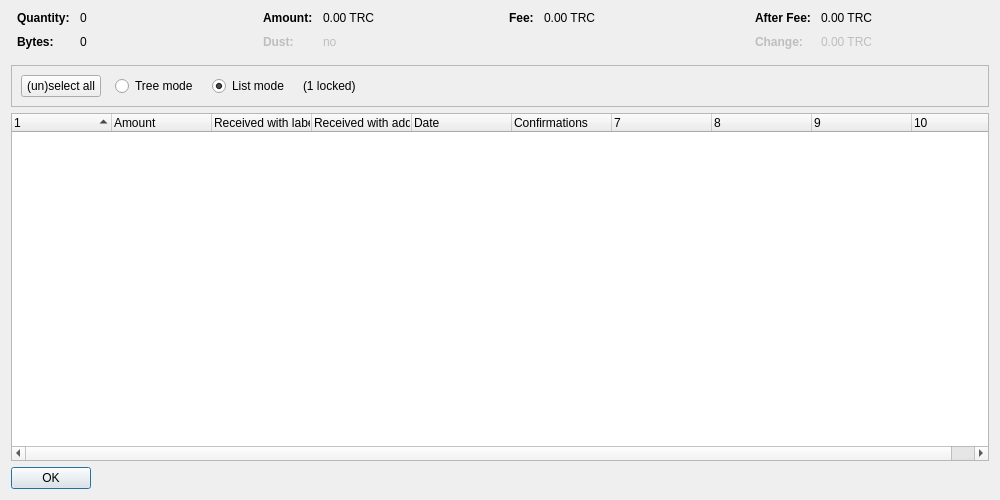
<?xml version="1.0" encoding="UTF-8"?>
<ui version="4.0">
 <class>CoinControlDialog</class>
 <widget class="QDialog" name="CoinControlDialog">
  <property name="geometry">
   <rect>
    <x>0</x>
    <y>0</y>
    <width>1000</width>
    <height>500</height>
   </rect>
  </property>
  <property name="windowTitle">
   <string>Coin Selection</string>
  </property>
  <layout class="QVBoxLayout" name="verticalLayout">
   <item>
    <layout class="QHBoxLayout" name="horizontalLayoutTop" stretch="0,0,0,0">
     <property name="topMargin">
      <number>0</number>
     </property>
     <property name="bottomMargin">
      <number>10</number>
     </property>
     <item>
      <layout class="QFormLayout" name="formLayoutCoinControl1">
       <property name="horizontalSpacing">
        <number>10</number>
       </property>
       <property name="verticalSpacing">
        <number>10</number>
       </property>
       <property name="leftMargin">
        <number>6</number>
       </property>
       <property name="rightMargin">
        <number>6</number>
       </property>
       <item row="0" column="0">
        <widget class="QLabel" name="labelCoinControlQuantityText">
         <property name="font">
          <font>
           <weight>75</weight>
           <bold>true</bold>
          </font>
         </property>
         <property name="text">
          <string>Quantity:</string>
         </property>
        </widget>
       </item>
       <item row="0" column="1">
        <widget class="QLabel" name="labelCoinControlQuantity">
         <property name="cursor">
          <cursorShape>IBeamCursor</cursorShape>
         </property>
         <property name="contextMenuPolicy">
          <enum>Qt::ActionsContextMenu</enum>
         </property>
         <property name="text">
          <string notr="true">0</string>
         </property>
         <property name="textInteractionFlags">
          <set>Qt::LinksAccessibleByMouse|Qt::TextSelectableByKeyboard|Qt::TextSelectableByMouse</set>
         </property>
        </widget>
       </item>
       <item row="1" column="0">
        <widget class="QLabel" name="labelCoinControlBytesText">
         <property name="font">
          <font>
           <weight>75</weight>
           <bold>true</bold>
          </font>
         </property>
         <property name="text">
          <string>Bytes:</string>
         </property>
        </widget>
       </item>
       <item row="1" column="1">
        <widget class="QLabel" name="labelCoinControlBytes">
         <property name="cursor">
          <cursorShape>IBeamCursor</cursorShape>
         </property>
         <property name="contextMenuPolicy">
          <enum>Qt::ActionsContextMenu</enum>
         </property>
         <property name="text">
          <string notr="true">0</string>
         </property>
         <property name="textInteractionFlags">
          <set>Qt::LinksAccessibleByMouse|Qt::TextSelectableByKeyboard|Qt::TextSelectableByMouse</set>
         </property>
        </widget>
       </item>
      </layout>
     </item>
     <item>
      <layout class="QFormLayout" name="formLayoutCoinControl2">
       <property name="horizontalSpacing">
        <number>10</number>
       </property>
       <property name="verticalSpacing">
        <number>10</number>
       </property>
       <property name="leftMargin">
        <number>6</number>
       </property>
       <property name="rightMargin">
        <number>6</number>
       </property>
       <item row="0" column="0">
        <widget class="QLabel" name="labelCoinControlAmountText">
         <property name="font">
          <font>
           <weight>75</weight>
           <bold>true</bold>
          </font>
         </property>
         <property name="text">
          <string>Amount:</string>
         </property>
        </widget>
       </item>
       <item row="0" column="1">
        <widget class="QLabel" name="labelCoinControlAmount">
         <property name="cursor">
          <cursorShape>IBeamCursor</cursorShape>
         </property>
         <property name="contextMenuPolicy">
          <enum>Qt::ActionsContextMenu</enum>
         </property>
         <property name="text">
          <string notr="true">0.00 TRC</string>
         </property>
         <property name="textInteractionFlags">
          <set>Qt::LinksAccessibleByMouse|Qt::TextSelectableByKeyboard|Qt::TextSelectableByMouse</set>
         </property>
        </widget>
       </item>
       <item row="1" column="0">
        <widget class="QLabel" name="labelCoinControlLowOutputText">
         <property name="enabled">
          <bool>false</bool>
         </property>
         <property name="font">
          <font>
           <weight>75</weight>
           <bold>true</bold>
          </font>
         </property>
         <property name="text">
          <string>Dust:</string>
         </property>
        </widget>
       </item>
       <item row="1" column="1">
        <widget class="QLabel" name="labelCoinControlLowOutput">
         <property name="enabled">
          <bool>false</bool>
         </property>
         <property name="cursor">
          <cursorShape>IBeamCursor</cursorShape>
         </property>
         <property name="contextMenuPolicy">
          <enum>Qt::ActionsContextMenu</enum>
         </property>
         <property name="text">
          <string notr="true">no</string>
         </property>
         <property name="textInteractionFlags">
          <set>Qt::LinksAccessibleByMouse|Qt::TextSelectableByKeyboard|Qt::TextSelectableByMouse</set>
         </property>
        </widget>
       </item>
      </layout>
     </item>
     <item>
      <layout class="QFormLayout" name="formLayoutCoinControl3">
       <property name="horizontalSpacing">
        <number>10</number>
       </property>
       <property name="verticalSpacing">
        <number>10</number>
       </property>
       <property name="leftMargin">
        <number>6</number>
       </property>
       <property name="rightMargin">
        <number>6</number>
       </property>
       <item row="0" column="0">
        <widget class="QLabel" name="labelCoinControlFeeText">
         <property name="font">
          <font>
           <weight>75</weight>
           <bold>true</bold>
          </font>
         </property>
         <property name="text">
          <string>Fee:</string>
         </property>
        </widget>
       </item>
       <item row="0" column="1">
        <widget class="QLabel" name="labelCoinControlFee">
         <property name="cursor">
          <cursorShape>IBeamCursor</cursorShape>
         </property>
         <property name="contextMenuPolicy">
          <enum>Qt::ActionsContextMenu</enum>
         </property>
         <property name="text">
          <string notr="true">0.00 TRC</string>
         </property>
         <property name="textInteractionFlags">
          <set>Qt::LinksAccessibleByMouse|Qt::TextSelectableByKeyboard|Qt::TextSelectableByMouse</set>
         </property>
        </widget>
       </item>
      </layout>
     </item>
     <item>
      <layout class="QFormLayout" name="formLayoutCoinControl4">
       <property name="horizontalSpacing">
        <number>10</number>
       </property>
       <property name="verticalSpacing">
        <number>10</number>
       </property>
       <property name="leftMargin">
        <number>6</number>
       </property>
       <property name="rightMargin">
        <number>6</number>
       </property>
       <item row="0" column="0">
        <widget class="QLabel" name="labelCoinControlAfterFeeText">
         <property name="font">
          <font>
           <weight>75</weight>
           <bold>true</bold>
          </font>
         </property>
         <property name="text">
          <string>After Fee:</string>
         </property>
        </widget>
       </item>
       <item row="0" column="1">
        <widget class="QLabel" name="labelCoinControlAfterFee">
         <property name="cursor">
          <cursorShape>IBeamCursor</cursorShape>
         </property>
         <property name="contextMenuPolicy">
          <enum>Qt::ActionsContextMenu</enum>
         </property>
         <property name="text">
          <string notr="true">0.00 TRC</string>
         </property>
         <property name="textInteractionFlags">
          <set>Qt::LinksAccessibleByMouse|Qt::TextSelectableByKeyboard|Qt::TextSelectableByMouse</set>
         </property>
        </widget>
       </item>
       <item row="1" column="0">
        <widget class="QLabel" name="labelCoinControlChangeText">
         <property name="enabled">
          <bool>false</bool>
         </property>
         <property name="font">
          <font>
           <weight>75</weight>
           <bold>true</bold>
          </font>
         </property>
         <property name="text">
          <string>Change:</string>
         </property>
        </widget>
       </item>
       <item row="1" column="1">
        <widget class="QLabel" name="labelCoinControlChange">
         <property name="enabled">
          <bool>false</bool>
         </property>
         <property name="cursor">
          <cursorShape>IBeamCursor</cursorShape>
         </property>
         <property name="contextMenuPolicy">
          <enum>Qt::ActionsContextMenu</enum>
         </property>
         <property name="text">
          <string notr="true">0.00 TRC</string>
         </property>
         <property name="textInteractionFlags">
          <set>Qt::LinksAccessibleByMouse|Qt::TextSelectableByKeyboard|Qt::TextSelectableByMouse</set>
         </property>
        </widget>
       </item>
      </layout>
     </item>
    </layout>
   </item>
   <item>
    <widget class="QFrame" name="frame">
     <property name="minimumSize">
      <size>
       <width>0</width>
       <height>40</height>
      </size>
     </property>
     <property name="frameShape">
      <enum>QFrame::StyledPanel</enum>
     </property>
     <property name="frameShadow">
      <enum>QFrame::Sunken</enum>
     </property>
     <layout class="QHBoxLayout" name="horizontalLayout">
      <item>
       <layout class="QHBoxLayout" name="horizontalLayoutPanel" stretch="0,0,0,0,0">
        <property name="spacing">
         <number>14</number>
        </property>
        <item>
         <widget class="QPushButton" name="pushButtonSelectAll">
          <property name="sizePolicy">
           <sizepolicy hsizetype="Maximum" vsizetype="Fixed">
            <horstretch>0</horstretch>
            <verstretch>0</verstretch>
           </sizepolicy>
          </property>
          <property name="text">
           <string>(un)select all</string>
          </property>
          <property name="autoDefault">
           <bool>false</bool>
          </property>
         </widget>
        </item>
        <item>
         <widget class="QRadioButton" name="radioTreeMode">
          <property name="sizePolicy">
           <sizepolicy hsizetype="Maximum" vsizetype="Fixed">
            <horstretch>0</horstretch>
            <verstretch>0</verstretch>
           </sizepolicy>
          </property>
          <property name="text">
           <string>Tree mode</string>
          </property>
         </widget>
        </item>
        <item>
         <widget class="QRadioButton" name="radioListMode">
          <property name="sizePolicy">
           <sizepolicy hsizetype="Maximum" vsizetype="Fixed">
            <horstretch>0</horstretch>
            <verstretch>0</verstretch>
           </sizepolicy>
          </property>
          <property name="text">
           <string>List mode</string>
          </property>
          <property name="checked">
           <bool>true</bool>
          </property>
         </widget>
        </item>
        <item>
         <widget class="QLabel" name="labelLocked">
          <property name="text">
           <string notr="true">(1 locked)</string>
          </property>
         </widget>
        </item>
        <item>
         <spacer name="horizontalSpacer">
          <property name="orientation">
           <enum>Qt::Horizontal</enum>
          </property>
          <property name="sizeHint" stdset="0">
           <size>
            <width>40</width>
            <height>20</height>
           </size>
          </property>
         </spacer>
        </item>
       </layout>
      </item>
     </layout>
    </widget>
   </item>
   <item>
    <widget class="CoinControlTreeWidget" name="treeWidget">
     <property name="contextMenuPolicy">
      <enum>Qt::CustomContextMenu</enum>
     </property>
     <property name="sortingEnabled">
      <bool>false</bool>
     </property>
     <property name="columnCount">
      <number>10</number>
     </property>
     <attribute name="headerShowSortIndicator" stdset="0">
      <bool>true</bool>
     </attribute>
     <attribute name="headerStretchLastSection">
      <bool>false</bool>
     </attribute>
     <column>
      <property name="text">
       <string/>
      </property>
     </column>
     <column>
      <property name="text">
       <string>Amount</string>
      </property>
     </column>
     <column>
      <property name="text">
       <string>Received with label</string>
      </property>
     </column>
     <column>
      <property name="text">
       <string>Received with address</string>
      </property>
     </column>
     <column>
      <property name="text">
       <string>Date</string>
      </property>
     </column>
     <column>
      <property name="text">
       <string>Confirmations</string>
      </property>
      <property name="toolTip">
       <string>Confirmed</string>
      </property>
     </column>
     <column>
      <property name="text">
       <string/>
      </property>
     </column>
     <column>
      <property name="text">
       <string/>
      </property>
     </column>
     <column>
      <property name="text">
       <string/>
      </property>
     </column>
     <column>
      <property name="text">
       <string/>
      </property>
     </column>
    </widget>
   </item>
   <item>
    <widget class="QDialogButtonBox" name="buttonBox">
     <property name="sizePolicy">
      <sizepolicy hsizetype="Maximum" vsizetype="Fixed">
       <horstretch>0</horstretch>
       <verstretch>0</verstretch>
      </sizepolicy>
     </property>
     <property name="orientation">
      <enum>Qt::Horizontal</enum>
     </property>
     <property name="standardButtons">
      <set>QDialogButtonBox::Ok</set>
     </property>
    </widget>
   </item>
  </layout>
 </widget>
 <customwidgets>
  <customwidget>
   <class>CoinControlTreeWidget</class>
   <extends>QTreeWidget</extends>
   <header>coincontroltreewidget.h</header>
  </customwidget>
 </customwidgets>
 <resources/>
 <connections/>
</ui>
